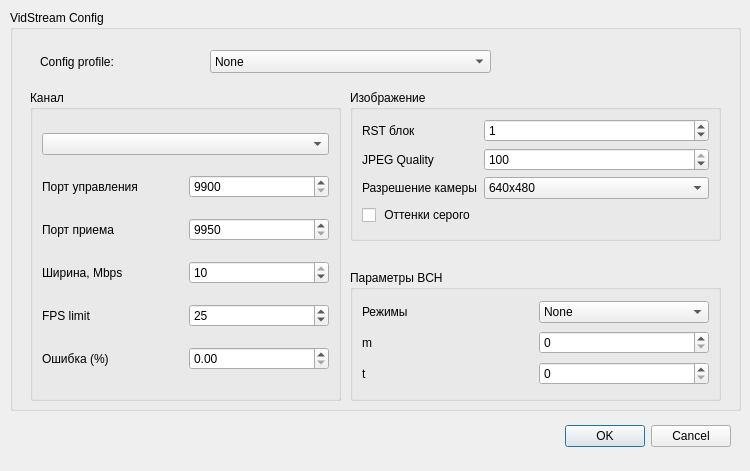
<?xml version="1.0" encoding="UTF-8"?>
<ui version="4.0">
 <class>SettingsDialog</class>
 <widget class="QDialog" name="SettingsDialog">
  <property name="geometry">
   <rect>
    <x>0</x>
    <y>0</y>
    <width>750</width>
    <height>471</height>
   </rect>
  </property>
  <property name="windowTitle">
   <string>Dialog</string>
  </property>
  <widget class="QDialogButtonBox" name="buttonBox">
   <property name="geometry">
    <rect>
     <x>110</x>
     <y>420</y>
     <width>621</width>
     <height>32</height>
    </rect>
   </property>
   <property name="orientation">
    <enum>Qt::Horizontal</enum>
   </property>
   <property name="standardButtons">
    <set>QDialogButtonBox::Cancel|QDialogButtonBox::Ok</set>
   </property>
  </widget>
  <widget class="QGroupBox" name="groupBox">
   <property name="geometry">
    <rect>
     <x>10</x>
     <y>10</y>
     <width>731</width>
     <height>401</height>
    </rect>
   </property>
   <property name="sizePolicy">
    <sizepolicy hsizetype="Expanding" vsizetype="Expanding">
     <horstretch>0</horstretch>
     <verstretch>0</verstretch>
    </sizepolicy>
   </property>
   <property name="title">
    <string>VidStream Config</string>
   </property>
   <widget class="QGroupBox" name="groupBox_2">
    <property name="geometry">
     <rect>
      <x>20</x>
      <y>80</y>
      <width>311</width>
      <height>311</height>
     </rect>
    </property>
    <property name="title">
     <string>Канал</string>
    </property>
    <layout class="QGridLayout" name="gridLayout_4">
     <item row="6" column="1">
      <widget class="QDoubleSpinBox" name="doubleSpinBox_error_persent">
       <property name="singleStep">
        <double>0.010000000000000</double>
       </property>
      </widget>
     </item>
     <item row="3" column="1">
      <widget class="QSpinBox" name="spinBox_bw">
       <property name="minimum">
        <number>0</number>
       </property>
       <property name="maximum">
        <number>10</number>
       </property>
       <property name="value">
        <number>10</number>
       </property>
      </widget>
     </item>
     <item row="1" column="0">
      <widget class="QLabel" name="label">
       <property name="text">
        <string>Порт управления</string>
       </property>
      </widget>
     </item>
     <item row="1" column="1">
      <widget class="QSpinBox" name="spinBox_port_cmd">
       <property name="minimum">
        <number>9900</number>
       </property>
       <property name="maximum">
        <number>9949</number>
       </property>
       <property name="value">
        <number>9900</number>
       </property>
      </widget>
     </item>
     <item row="2" column="0">
      <widget class="QLabel" name="label_2">
       <property name="text">
        <string>Порт приема</string>
       </property>
      </widget>
     </item>
     <item row="2" column="1">
      <widget class="QSpinBox" name="spinBox_port_data">
       <property name="minimum">
        <number>9950</number>
       </property>
       <property name="maximum">
        <number>9999</number>
       </property>
       <property name="value">
        <number>9950</number>
       </property>
      </widget>
     </item>
     <item row="3" column="0">
      <widget class="QLabel" name="label_3">
       <property name="text">
        <string>Ширина, Mbps</string>
       </property>
      </widget>
     </item>
     <item row="5" column="0">
      <widget class="QLabel" name="label_9">
       <property name="text">
        <string>FPS limit</string>
       </property>
      </widget>
     </item>
     <item row="0" column="0" colspan="2">
      <widget class="QComboBox" name="comboBox_ip_selector"/>
     </item>
     <item row="6" column="0">
      <widget class="QLabel" name="label_4">
       <property name="text">
        <string>Ошибка (%)</string>
       </property>
      </widget>
     </item>
     <item row="5" column="1">
      <widget class="QSpinBox" name="spinBox_fps_limit">
       <property name="minimum">
        <number>1</number>
       </property>
       <property name="maximum">
        <number>60</number>
       </property>
       <property name="value">
        <number>25</number>
       </property>
      </widget>
     </item>
    </layout>
   </widget>
   <widget class="QGroupBox" name="groupBox_3">
    <property name="geometry">
     <rect>
      <x>340</x>
      <y>80</y>
      <width>371</width>
      <height>151</height>
     </rect>
    </property>
    <property name="title">
     <string>Изображение</string>
    </property>
    <layout class="QFormLayout" name="formLayout">
     <property name="fieldGrowthPolicy">
      <enum>QFormLayout::AllNonFixedFieldsGrow</enum>
     </property>
     <item row="0" column="0">
      <widget class="QLabel" name="label_5">
       <property name="text">
        <string>RST блок</string>
       </property>
      </widget>
     </item>
     <item row="0" column="1">
      <widget class="QSpinBox" name="spinBox_rst_num">
       <property name="minimum">
        <number>0</number>
       </property>
       <property name="maximum">
        <number>100</number>
       </property>
       <property name="value">
        <number>1</number>
       </property>
      </widget>
     </item>
     <item row="1" column="0">
      <widget class="QLabel" name="label_6">
       <property name="text">
        <string>JPEG Quality</string>
       </property>
      </widget>
     </item>
     <item row="1" column="1">
      <widget class="QSpinBox" name="spinBox_jpeg_quality">
       <property name="minimum">
        <number>0</number>
       </property>
       <property name="maximum">
        <number>100</number>
       </property>
       <property name="value">
        <number>100</number>
       </property>
      </widget>
     </item>
     <item row="2" column="0">
      <widget class="QLabel" name="label_10">
       <property name="text">
        <string>Разрешение камеры</string>
       </property>
      </widget>
     </item>
     <item row="2" column="1">
      <widget class="QComboBox" name="comboBox_camera_resolution">
       <property name="currentIndex">
        <number>2</number>
       </property>
       <item>
        <property name="text">
         <string>1280x800</string>
        </property>
       </item>
       <item>
        <property name="text">
         <string>1024x780</string>
        </property>
       </item>
       <item>
        <property name="text">
         <string>640x480</string>
        </property>
       </item>
       <item>
        <property name="text">
         <string>320x240</string>
        </property>
       </item>
      </widget>
     </item>
     <item row="3" column="0">
      <widget class="QCheckBox" name="checkBox_is_gray">
       <property name="text">
        <string> Оттенки серого</string>
       </property>
      </widget>
     </item>
    </layout>
   </widget>
   <widget class="QGroupBox" name="groupBox_4">
    <property name="geometry">
     <rect>
      <x>340</x>
      <y>260</y>
      <width>371</width>
      <height>131</height>
     </rect>
    </property>
    <property name="title">
     <string>Параметры BCH</string>
    </property>
    <layout class="QGridLayout" name="gridLayout_3">
     <item row="0" column="0">
      <widget class="QLabel" name="label_11">
       <property name="text">
        <string>Режимы</string>
       </property>
      </widget>
     </item>
     <item row="1" column="0">
      <widget class="QLabel" name="label_12">
       <property name="text">
        <string>m</string>
       </property>
      </widget>
     </item>
     <item row="0" column="1">
      <widget class="QComboBox" name="comboBox_bch_mode">
       <item>
        <property name="text">
         <string>None</string>
        </property>
       </item>
       <item>
        <property name="text">
         <string>5 : 3</string>
        </property>
       </item>
       <item>
        <property name="text">
         <string>5 : 4</string>
        </property>
       </item>
       <item>
        <property name="text">
         <string>7 : 5</string>
        </property>
       </item>
       <item>
        <property name="text">
         <string>Вручную</string>
        </property>
       </item>
      </widget>
     </item>
     <item row="1" column="1">
      <widget class="QSpinBox" name="spinBox_bch_m">
       <property name="minimum">
        <number>0</number>
       </property>
       <property name="maximum">
        <number>15</number>
       </property>
       <property name="value">
        <number>0</number>
       </property>
      </widget>
     </item>
     <item row="2" column="0">
      <widget class="QLabel" name="label_13">
       <property name="text">
        <string>t</string>
       </property>
      </widget>
     </item>
     <item row="2" column="1">
      <widget class="QSpinBox" name="spinBox_bch_t">
       <property name="maximum">
        <number>1000</number>
       </property>
       <property name="value">
        <number>0</number>
       </property>
      </widget>
     </item>
    </layout>
   </widget>
   <widget class="QComboBox" name="comboBox_config_preset">
    <property name="geometry">
     <rect>
      <x>200</x>
      <y>40</y>
      <width>281</width>
      <height>23</height>
     </rect>
    </property>
    <item>
     <property name="text">
      <string>None</string>
     </property>
    </item>
    <item>
     <property name="text">
      <string>Preset #1</string>
     </property>
    </item>
    <item>
     <property name="text">
      <string>Preset #2</string>
     </property>
    </item>
    <item>
     <property name="text">
      <string>Preset #3</string>
     </property>
    </item>
    <item>
     <property name="text">
      <string>Preset #4</string>
     </property>
    </item>
    <item>
     <property name="text">
      <string>Preset #5</string>
     </property>
    </item>
   </widget>
   <widget class="QLabel" name="label_22">
    <property name="geometry">
     <rect>
      <x>30</x>
      <y>40</y>
      <width>161</width>
      <height>23</height>
     </rect>
    </property>
    <property name="text">
     <string>Config profile:</string>
    </property>
   </widget>
  </widget>
 </widget>
 <resources/>
 <connections>
  <connection>
   <sender>buttonBox</sender>
   <signal>accepted()</signal>
   <receiver>SettingsDialog</receiver>
   <slot>accept()</slot>
   <hints>
    <hint type="sourcelabel">
     <x>248</x>
     <y>254</y>
    </hint>
    <hint type="destinationlabel">
     <x>157</x>
     <y>274</y>
    </hint>
   </hints>
  </connection>
  <connection>
   <sender>buttonBox</sender>
   <signal>rejected()</signal>
   <receiver>SettingsDialog</receiver>
   <slot>reject()</slot>
   <hints>
    <hint type="sourcelabel">
     <x>316</x>
     <y>260</y>
    </hint>
    <hint type="destinationlabel">
     <x>286</x>
     <y>274</y>
    </hint>
   </hints>
  </connection>
 </connections>
</ui>
